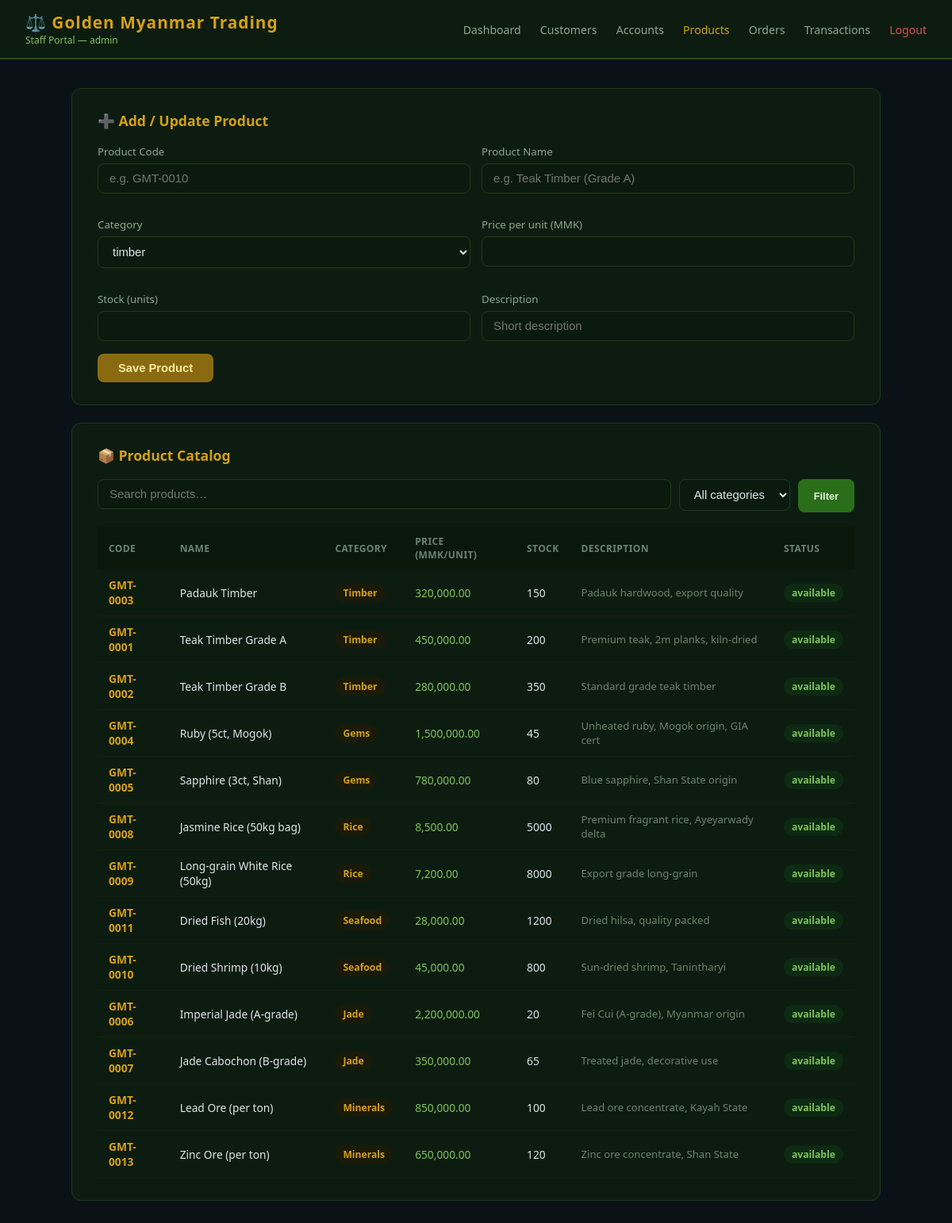
The app's page /products.php (signed in) with its own data.
### tables this page shows
CREATE TABLE IF NOT EXISTS products (
    id           INT AUTO_INCREMENT PRIMARY KEY,
    product_code VARCHAR(20) UNIQUE NOT NULL,
    name         VARCHAR(150) NOT NULL,
    category     ENUM('timber','gems','rice','seafood','jade','minerals','other') DEFAULT 'other',
    price        DECIMAL(15,2) DEFAULT 0.00,    
    stock        INT DEFAULT 0,
    description  TEXT,
    status       ENUM('available','out_of_stock','discontinued') DEFAULT 'available',
    created_at   DATETIME DEFAULT CURRENT_TIMESTAMP
);

### products.php (the view, shortened to what this page needs)
<?php
require 'db.php';
$search = isset($_GET['search']) ? $_GET['search'] : '';
$where_parts = [];
$where = $where_parts ? 'WHERE ' . implode(' AND ', $where_parts) : '';
$products   = $conn->query("SELECT * FROM products $where ORDER BY category, name ASC");
?>
<!DOCTYPE html>
<html lang="en">
<head>
<link rel="stylesheet" href="style.css">
</head>
<body>
<?php include 'nav.php'; ?>
<div class="container">
  <div class="card">
    <h2>➕ Add / Update Product</h2>
    <form method="POST">
      <div style="display:grid;grid-template-columns:1fr 1fr;gap:14px">
        <div class="form-group"><label>Product Code</label><input name="product_code" placeholder="e.g. GMT-0010" required></div>
        <div class="form-group"><label>Product Name</label><input name="name" placeholder="e.g. Teak Timber (Grade A)" required></div>
        <div class="form-group"><label>Category</label>
          <select name="category">
            <option>timber</option><option>gems</option><option>rice</option>
          </select>
        </div>
        <div class="form-group"><label>Price per unit (MMK)</label><input name="price" type="number" min="0" step="0.01" required></div>
        <div class="form-group"><label>Stock (units)</label><input name="stock" type="number" min="0" required></div>
        <div class="form-group"><label>Description</label><input name="description" placeholder="Short description"></div>
      </div>
      <button class="btn btn-gold" name="add_product" value="1">Save Product</button>
    </form>
  </div>
  <div class="card">
    <h2>📦 Product Catalog</h2>
    <form method="GET" style="display:flex;gap:10px;margin-bottom:18px;flex-wrap:wrap">
      <div class="form-group" style="flex:1;margin:0;min-width:160px">
        <input name="search" value="<?= htmlspecialchars($search) ?>" placeholder="Search products…">
      </div>
      <div class="form-group" style="margin:0;min-width:140px">
        <select name="category">
          <option value="">All categories</option>
        </select>
      </div>
      <button class="btn btn-sm" style="height:42px;padding:0 20px">Filter</button>
    </form>
    <?php if ($products === false || $products->num_rows === 0): ?>
      <p style="color:#6a8470">No products found.</p>
    <?php else: ?>
    <table>
      <tr><th>Code</th><th>Name</th><th>Category</th><th>Price (MMK/unit)</th><th>Stock</th><th>Description</th><th>Status</th></tr>
      <?php while ($p = $products->fetch_assoc()): ?>
      <tr>
        <td style="color:#d4a017;font-weight:600"><?= htmlspecialchars($p['product_code']) ?></td>
        <td style="font-weight:500"><?= htmlspecialchars($p['name']) ?></td>
        <td><span class="badge badge-pending" style="text-transform:capitalize"><?= $p['category'] ?></span></td>
        <td style="color:#7dc45a"><?= number_format($p['price'], 2) ?></td>
        <td style="<?= $p['stock'] < 10 ? 'color:#e05050;font-weight:600' : '' ?>"><?= $p['stock'] ?></td>
        <td style="color:#6a8470;font-size:0.82rem"><?= htmlspecialchars($p['description'] ?? '') ?></td>
        <td><span class="badge badge-<?= $p['status'] === 'available' ? 'active' : 'inactive' ?>"><?= $p['status'] ?></span></td>
      </tr>
      <?php endwhile; ?>
    </table>
    <?php endif; ?>
  </div>
</div>
</body>
</html>

### style.css (style rules this page uses)
* { box-sizing: border-box; margin: 0; padding: 0; }
body { font-family: 'Segoe UI', sans-serif; background: #0a1218; color: #dde6ee; min-height: 100vh; }
.container { max-width: 1060px; margin: 36px auto; padding: 0 20px; }
.card { background: #0d1c10; border: 1px solid #1e3a18; border-radius: 12px; padding: 28px 32px; margin-bottom: 22px; }
.card h2 { color: #d4a017; margin-bottom: 18px; font-size: 1.1rem; display: flex; align-items: center; gap: 8px; }
.form-group { margin-bottom: 16px; }
.form-group label { display: block; margin-bottom: 6px; color: #8aa890; font-size: 0.83rem; }
.form-group input, .form-group select, .form-group textarea { width: 100%; padding: 10px 14px; background: #0a1a0e; border: 1px solid #1e3a18; border-radius: 8px; color: #dde6ee; font-size: 0.93rem; }
.btn { background: #2a6e1a; color: #e8f5e0; border: none; padding: 10px 26px; border-radius: 8px; cursor: pointer; font-size: 0.92rem; font-weight: 600; transition: background 0.2s; }
.btn-gold { background: #8a6a10; color: #fdeaa0; }
.btn-sm { padding: 5px 14px; font-size: 0.80rem; }
table { width: 100%; border-collapse: collapse; font-size: 0.86rem; }
th { background: #0a180c; color: #6a8470; padding: 10px 14px; text-align: left; font-weight: 600; text-transform: uppercase; font-size: 0.75rem; letter-spacing: 0.4px; }
td { padding: 10px 14px; border-bottom: 1px solid #152010; }
.badge { display: inline-block; padding: 3px 10px; border-radius: 20px; font-size: 0.76rem; font-weight: 600; }
.badge-active { background: #0d2a12; color: #7dc45a; }
.badge-pending { background: #1a1a08; color: #d4a017; }

### records on screen
products: product_code "GMT-0003", name "Padauk Timber", category "Timber", price "320,000.00", stock "150", description "Padauk hardwood, export quality", status "available"
products: product_code "GMT-0001", name "Teak Timber Grade A", category "Timber", price "450,000.00", stock "200", description "Premium teak, 2m planks, kiln-dried", status "available"
products: product_code "GMT-0002", name "Teak Timber Grade B", category "Timber", price "280,000.00", stock "350", description "Standard grade teak timber", status "available"
products: product_code "GMT-0004", name "Ruby (5ct, Mogok)", category "Gems", price "1,500,000.00", stock "45", description "Unheated ruby, Mogok origin, GIA cert", status "available"
products: product_code "GMT-0005", name "Sapphire (3ct, Shan)", category "Gems", price "780,000.00", stock "80", description "Blue sapphire, Shan State origin", status "available"
products: product_code "GMT-0008", name "Jasmine Rice (50kg bag)", category "Rice", price "8,500.00", stock "5000", description "Premium fragrant rice, Ayeyarwady delta", status "available"
products: product_code "GMT-0009", name "Long-grain White Rice (50kg)", category "Rice", price "7,200.00", stock "8000", description "Export grade long-grain", status "available"
products: product_code "GMT-0011", name "Dried Fish (20kg)", category "Seafood", price "28,000.00", stock "1200", description "Dried hilsa, quality packed", status "available"
products: product_code "GMT-0010", name "Dried Shrimp (10kg)", category "Seafood", price "45,000.00", stock "800", description "Sun-dried shrimp, Tanintharyi", status "available"
products: product_code "GMT-0006", name "Imperial Jade (A-grade)", category "Jade", price "2,200,000.00", stock "20", description "Fei Cui (A-grade), Myanmar origin", status "available"
products: product_code "GMT-0007", name "Jade Cabochon (B-grade)", category "Jade", price "350,000.00", stock "65", description "Treated jade, decorative use", status "available"
products: product_code "GMT-0012", name "Lead Ore (per ton)", category "Minerals", price "850,000.00", stock "100", description "Lead ore concentrate, Kayah State", status "available"
products: product_code "GMT-0013", name "Zinc Ore (per ton)", category "Minerals", price "650,000.00", stock "120", description "Zinc ore concentrate, Shan State", status "available"

### other values on screen
$_SESSION['staff_role'] "admin"
